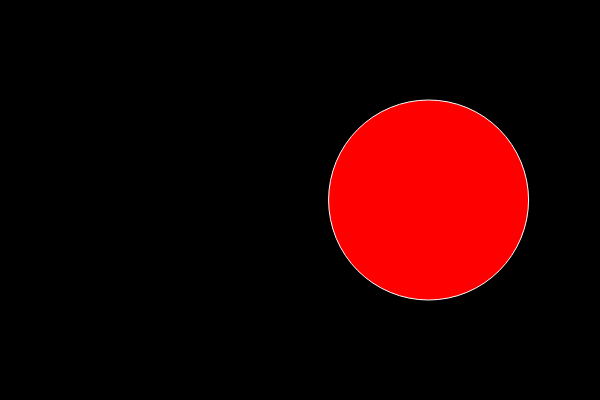
Frame 1 (no input)
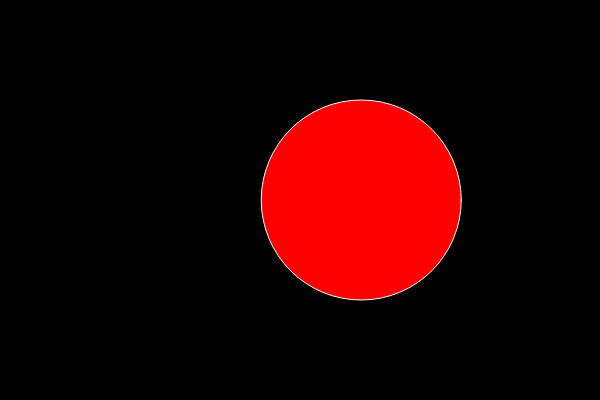
Frame 60 (no input)
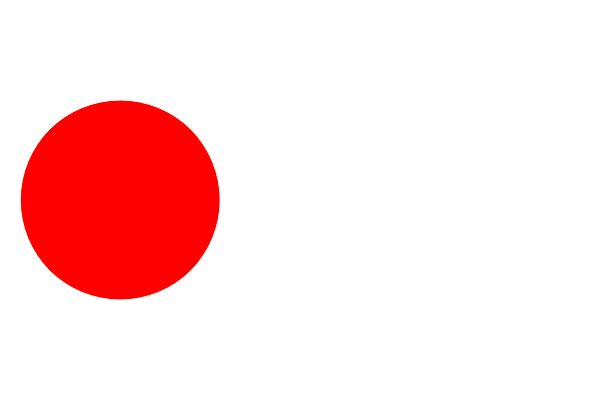
Frame 120 (the mouse pressed at the canvas centre since frame 60)

The p5.js sketch that drew these frames (run headless with seeded random() and noise() and a simulated clock; from frame 60 on, the mouse is pressed at the canvas centre):

// p5.js sketch
// ── sketch.js
var x = 0
var speed = 3;
var on = false;

var spot = {
  x: 0,
  y: 200  
};

var col = {
  r: 255,
  g:0,
  b:0
};

function setup() {
  createCanvas(600,400);
 
}

function draw() {
  if (on) {
    background(255);
  } else {
    background(0);
  }
  spot.x = random(0, width);
  fill(col.r, col.g, col.b);
  stroke(255);
  
  ellipse(spot.x, spot.y, 200, 200)
}

function mousePressed () {
  if (mouseY > 100 && mouseY < 300) {
  on = !on

  }
}
